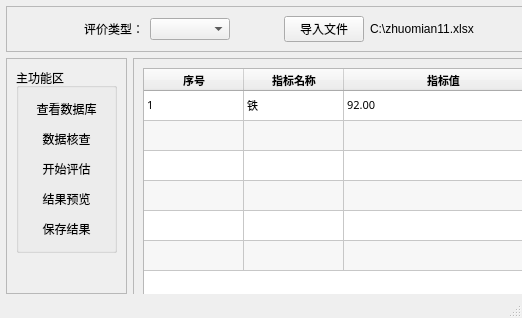
<?xml version="1.0" encoding="UTF-8"?>
<ui version="4.0">
 <class>MainWindow</class>
 <widget class="QMainWindow" name="MainWindow">
  <property name="geometry">
   <rect>
    <x>0</x>
    <y>0</y>
    <width>522</width>
    <height>318</height>
   </rect>
  </property>
  <property name="minimumSize">
   <size>
    <width>522</width>
    <height>318</height>
   </size>
  </property>
  <property name="windowTitle">
   <string>水质评估</string>
  </property>
  <widget class="QWidget" name="centralWidget">
   <widget class="QWidget" name="">
    <property name="geometry">
     <rect>
      <x>6</x>
      <y>6</y>
      <width>524</width>
      <height>288</height>
     </rect>
    </property>
    <layout class="QVBoxLayout" name="verticalLayout_4">
     <item>
      <widget class="QFrame" name="frame_top">
       <property name="frameShape">
        <enum>QFrame::StyledPanel</enum>
       </property>
       <property name="frameShadow">
        <enum>QFrame::Raised</enum>
       </property>
       <layout class="QHBoxLayout" name="horizontalLayout">
        <item>
         <spacer name="horizontalSpacer_2">
          <property name="orientation">
           <enum>Qt::Horizontal</enum>
          </property>
          <property name="sizeHint" stdset="0">
           <size>
            <width>120</width>
            <height>20</height>
           </size>
          </property>
         </spacer>
        </item>
        <item>
         <widget class="QLabel" name="label">
          <property name="text">
           <string>评价类型：</string>
          </property>
         </widget>
        </item>
        <item>
         <widget class="QComboBox" name="comboBox">
          <property name="minimumSize">
           <size>
            <width>80</width>
            <height>20</height>
           </size>
          </property>
         </widget>
        </item>
        <item>
         <spacer name="horizontalSpacer">
          <property name="orientation">
           <enum>Qt::Horizontal</enum>
          </property>
          <property name="sizeType">
           <enum>QSizePolicy::Expanding</enum>
          </property>
          <property name="sizeHint" stdset="0">
           <size>
            <width>100</width>
            <height>20</height>
           </size>
          </property>
         </spacer>
        </item>
        <item>
         <widget class="QPushButton" name="pushButton">
          <property name="text">
           <string>导入文件</string>
          </property>
          <property name="autoDefault">
           <bool>true</bool>
          </property>
          <property name="default">
           <bool>false</bool>
          </property>
          <property name="flat">
           <bool>false</bool>
          </property>
         </widget>
        </item>
        <item>
         <widget class="QLabel" name="label_2">
          <property name="minimumSize">
           <size>
            <width>150</width>
            <height>0</height>
           </size>
          </property>
          <property name="text">
           <string>C:\zhuomian11.xlsx</string>
          </property>
         </widget>
        </item>
       </layout>
      </widget>
     </item>
     <item>
      <layout class="QHBoxLayout" name="horizontalLayout_2">
       <item>
        <widget class="QFrame" name="frame_left">
         <property name="frameShape">
          <enum>QFrame::StyledPanel</enum>
         </property>
         <property name="frameShadow">
          <enum>QFrame::Raised</enum>
         </property>
         <layout class="QVBoxLayout" name="verticalLayout_3" stretch="0,0">
          <item>
           <widget class="QGroupBox" name="groupBox">
            <property name="minimumSize">
             <size>
              <width>101</width>
              <height>101</height>
             </size>
            </property>
            <property name="title">
             <string>主功能区</string>
            </property>
            <layout class="QGridLayout" name="gridLayout">
             <item row="3" column="0">
              <widget class="QPushButton" name="pushButton_4">
               <property name="text">
                <string>结果预览</string>
               </property>
               <property name="autoDefault">
                <bool>false</bool>
               </property>
               <property name="default">
                <bool>false</bool>
               </property>
               <property name="flat">
                <bool>true</bool>
               </property>
              </widget>
             </item>
             <item row="1" column="0">
              <widget class="QPushButton" name="pushButton_2">
               <property name="text">
                <string>数据核查</string>
               </property>
               <property name="autoDefault">
                <bool>false</bool>
               </property>
               <property name="default">
                <bool>false</bool>
               </property>
               <property name="flat">
                <bool>true</bool>
               </property>
              </widget>
             </item>
             <item row="4" column="0">
              <widget class="QPushButton" name="pushButton_5">
               <property name="text">
                <string>保存结果</string>
               </property>
               <property name="autoDefault">
                <bool>false</bool>
               </property>
               <property name="default">
                <bool>false</bool>
               </property>
               <property name="flat">
                <bool>true</bool>
               </property>
              </widget>
             </item>
             <item row="0" column="0">
              <widget class="QPushButton" name="pushButton_6">
               <property name="text">
                <string>查看数据库</string>
               </property>
               <property name="autoDefault">
                <bool>false</bool>
               </property>
               <property name="default">
                <bool>false</bool>
               </property>
               <property name="flat">
                <bool>true</bool>
               </property>
              </widget>
             </item>
             <item row="2" column="0">
              <widget class="QPushButton" name="pushButton_3">
               <property name="text">
                <string>开始评估</string>
               </property>
               <property name="autoDefault">
                <bool>false</bool>
               </property>
               <property name="default">
                <bool>false</bool>
               </property>
               <property name="flat">
                <bool>true</bool>
               </property>
              </widget>
             </item>
            </layout>
           </widget>
          </item>
          <item>
           <spacer name="verticalSpacer">
            <property name="orientation">
             <enum>Qt::Vertical</enum>
            </property>
            <property name="sizeHint" stdset="0">
             <size>
              <width>20</width>
              <height>40</height>
             </size>
            </property>
           </spacer>
          </item>
         </layout>
        </widget>
       </item>
       <item>
        <widget class="QFrame" name="frame_right">
         <property name="minimumSize">
          <size>
           <width>401</width>
           <height>241</height>
          </size>
         </property>
         <property name="frameShape">
          <enum>QFrame::StyledPanel</enum>
         </property>
         <property name="frameShadow">
          <enum>QFrame::Raised</enum>
         </property>
         <layout class="QVBoxLayout" name="verticalLayout_2">
          <item>
           <widget class="QTableWidget" name="tableWidget">
            <property name="minimumSize">
             <size>
              <width>401</width>
              <height>241</height>
             </size>
            </property>
            <property name="font">
             <font>
              <family>宋体</family>
              <pointsize>8</pointsize>
             </font>
            </property>
            <property name="autoFillBackground">
             <bool>true</bool>
            </property>
            <property name="frameShape">
             <enum>QFrame::StyledPanel</enum>
            </property>
            <property name="sizeAdjustPolicy">
             <enum>QAbstractScrollArea::AdjustToContents</enum>
            </property>
            <property name="editTriggers">
             <set>QAbstractItemView::NoEditTriggers</set>
            </property>
            <property name="tabKeyNavigation">
             <bool>true</bool>
            </property>
            <property name="showDropIndicator" stdset="0">
             <bool>true</bool>
            </property>
            <property name="alternatingRowColors">
             <bool>true</bool>
            </property>
            <property name="selectionMode">
             <enum>QAbstractItemView::SingleSelection</enum>
            </property>
            <property name="selectionBehavior">
             <enum>QAbstractItemView::SelectRows</enum>
            </property>
            <property name="textElideMode">
             <enum>Qt::ElideNone</enum>
            </property>
            <property name="showGrid">
             <bool>true</bool>
            </property>
            <property name="gridStyle">
             <enum>Qt::CustomDashLine</enum>
            </property>
            <property name="sortingEnabled">
             <bool>true</bool>
            </property>
            <property name="wordWrap">
             <bool>true</bool>
            </property>
            <attribute name="horizontalHeaderVisible">
             <bool>true</bool>
            </attribute>
            <attribute name="horizontalHeaderCascadingSectionResizes">
             <bool>true</bool>
            </attribute>
            <attribute name="horizontalHeaderDefaultSectionSize">
             <number>100</number>
            </attribute>
            <attribute name="horizontalHeaderHighlightSections">
             <bool>true</bool>
            </attribute>
            <attribute name="horizontalHeaderShowSortIndicator" stdset="0">
             <bool>true</bool>
            </attribute>
            <attribute name="horizontalHeaderStretchLastSection">
             <bool>true</bool>
            </attribute>
            <attribute name="verticalHeaderVisible">
             <bool>false</bool>
            </attribute>
            <attribute name="verticalHeaderCascadingSectionResizes">
             <bool>true</bool>
            </attribute>
            <attribute name="verticalHeaderStretchLastSection">
             <bool>false</bool>
            </attribute>
            <row>
             <property name="text">
              <string>1</string>
             </property>
            </row>
            <row>
             <property name="text">
              <string>2</string>
             </property>
            </row>
            <row>
             <property name="text">
              <string>3</string>
             </property>
            </row>
            <row>
             <property name="text">
              <string>4</string>
             </property>
            </row>
            <row>
             <property name="text">
              <string>5</string>
             </property>
            </row>
            <row>
             <property name="text">
              <string>7</string>
             </property>
            </row>
            <column>
             <property name="text">
              <string>序号</string>
             </property>
             <property name="font">
              <font>
               <weight>75</weight>
               <bold>true</bold>
              </font>
             </property>
             <property name="background">
              <color>
               <red>170</red>
               <green>255</green>
               <blue>255</blue>
              </color>
             </property>
            </column>
            <column>
             <property name="text">
              <string>指标名称</string>
             </property>
             <property name="font">
              <font>
               <weight>75</weight>
               <bold>true</bold>
              </font>
             </property>
             <property name="background">
              <color>
               <red>170</red>
               <green>255</green>
               <blue>255</blue>
              </color>
             </property>
            </column>
            <column>
             <property name="text">
              <string>指标值</string>
             </property>
             <property name="font">
              <font>
               <weight>75</weight>
               <bold>true</bold>
              </font>
             </property>
             <property name="background">
              <color>
               <red>170</red>
               <green>255</green>
               <blue>255</blue>
              </color>
             </property>
            </column>
            <item row="0" column="0">
             <property name="text">
              <string>1</string>
             </property>
            </item>
            <item row="0" column="1">
             <property name="text">
              <string>铁</string>
             </property>
            </item>
            <item row="0" column="2">
             <property name="text">
              <string>92.00</string>
             </property>
            </item>
           </widget>
          </item>
         </layout>
        </widget>
       </item>
      </layout>
     </item>
    </layout>
   </widget>
  </widget>
  <widget class="QStatusBar" name="statusBar"/>
 </widget>
 <resources/>
 <connections/>
</ui>
